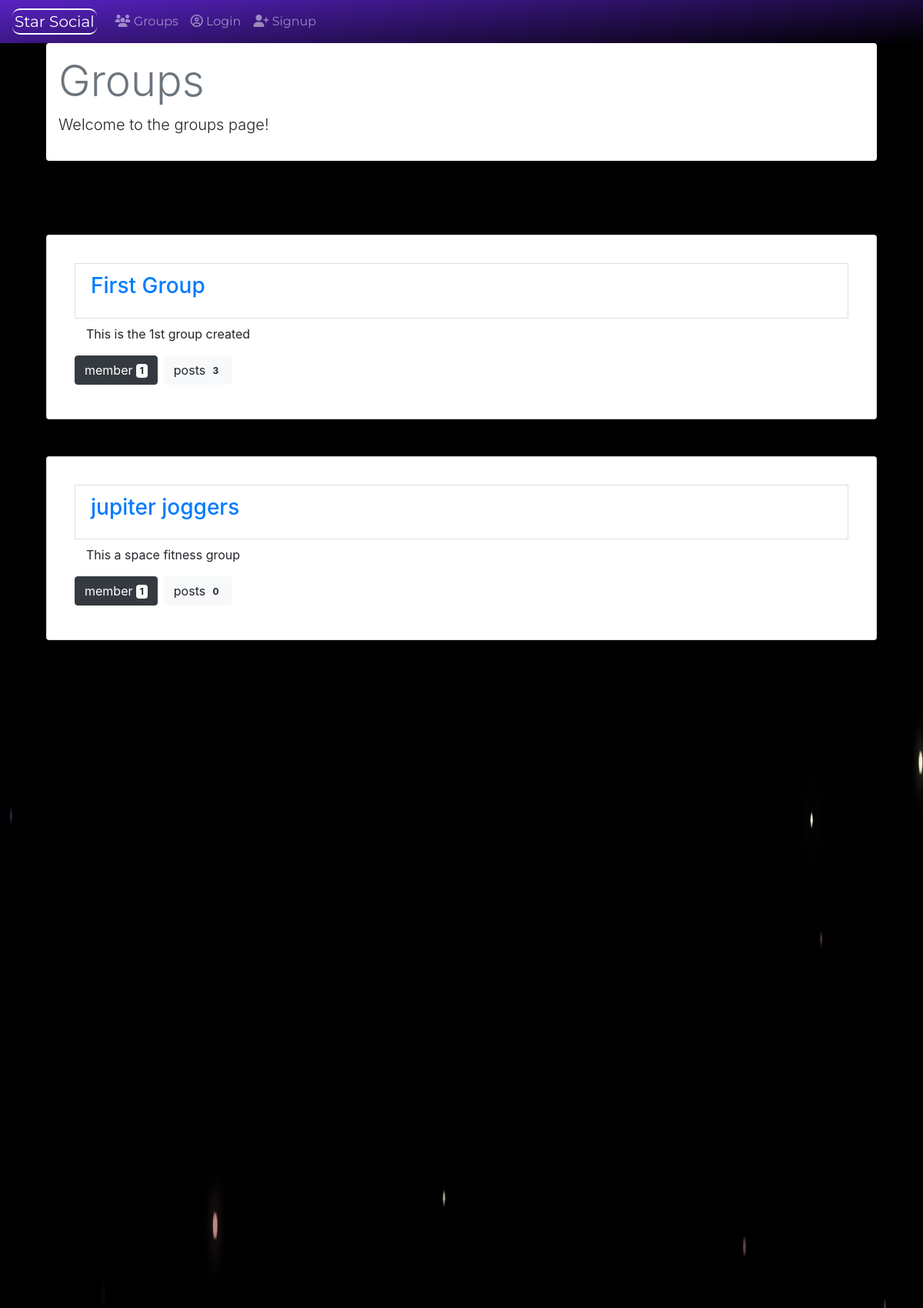
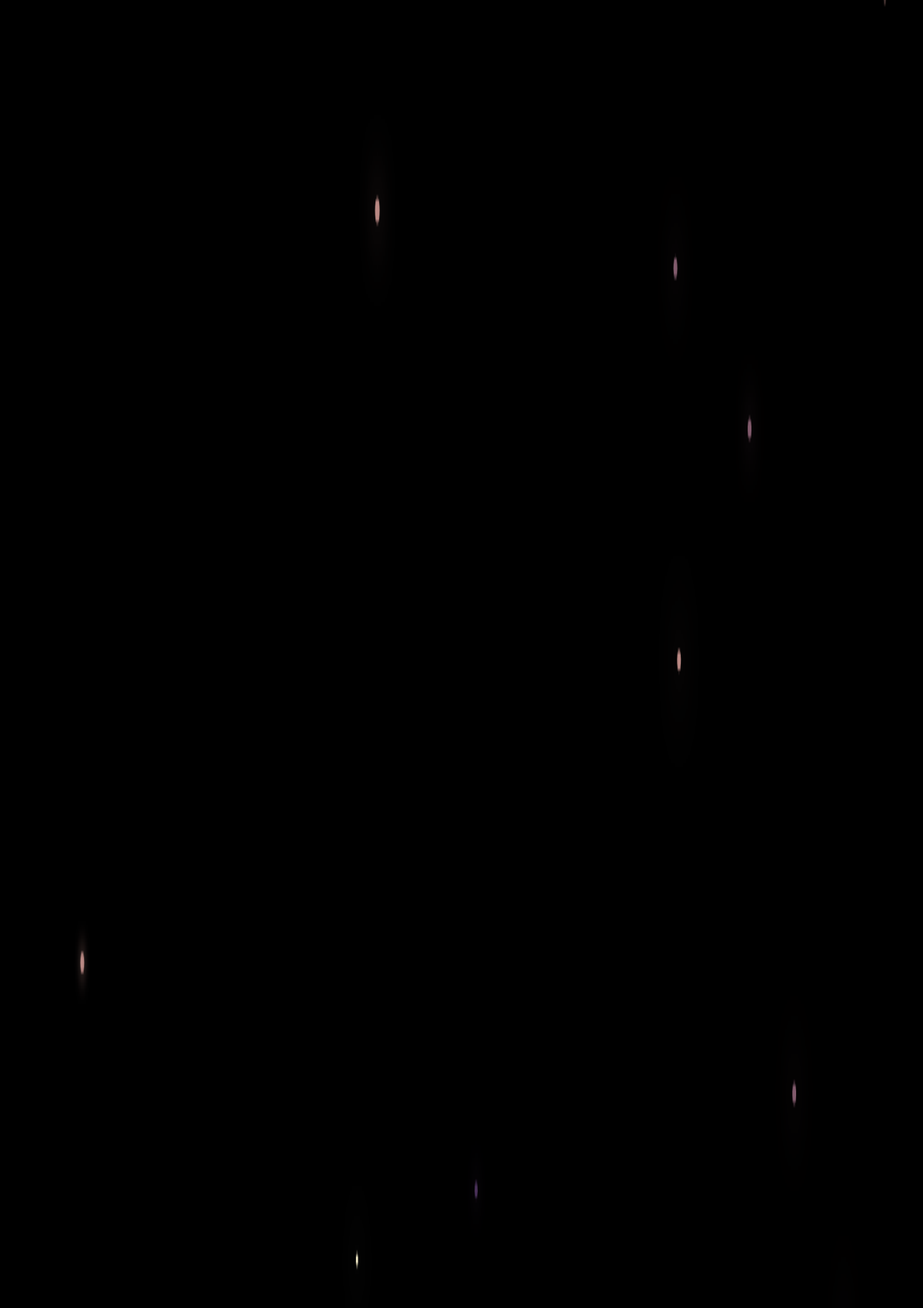
The app's page /groups/ (upper part) with its own data (2 pictures, top to bottom).
### groups/models.py (models this page shows, shortened)
class Group(models.Model):
    name = models.CharField(max_length=255, unique=True)  # 13
    slug = models.SlugField(allow_unicode=True, unique=True)  # 14
    description = models.TextField(blank=True, default="")
    description_html = models.TextField(editable=False, default="", blank=True)  # 15
    members = models.ManyToManyField(User, through="GroupMember",)  # 16
    class Meta:
        ordering = ["name"]

### groups/views.py (the view)
# urls.py: path("", views.ListGroup.as_view(), name="all"),
class ListGroup(generic.ListView):
    model = Group

### groups/templates/groups/group_list.html (shortened to what this page needs)
{% extends 'groups/group_base.html' %}
{% block pregroup %}
<div class="col-md-12">
  <div class="content shadow-sm p-3 mb-5 bg-white rounded"">
    {% if user.is_authenticated %}
    <h6 class=" display-4 text-muted pb-5">Welcome Back
    <a href="{% url 'posts:for_user' username=user.username %}">
      @{{ user.username }}
    </a>
    to the groups page!
    </h6>
    {% else %}
    <h4 class="display-4 text-muted">Groups</h4>
    <p class="lead">Welcome to the groups page!</p>
    {% endif %}
  </div>
</div>
{% endblock pregroup %}
{% block group_content %}
<div class="col-md-12 mt-5">
  <div class="list-group">
    {% for group in object_list %}
    <div class="card shadow p-3 mb-5 bg-white rounded">
      <div class="card-body">
        <a href="{% url 'groups:single' slug=group.slug %}" class="list-group-item">
          <h3 class=" list-group-item-heading card-title">{{ group.name }}</h3>
        </a>
        <div class="list-group-item-text container-fluid card-text my-2">
          {{ group.description_html|safe }}
          <div class="row">
            <button type="button" class="btn btn-dark">
              member{{ group.members.count|pluralize }} <span class="badge badge-light">{{ group.members.count }}</span>
            </button>
            <button type="button" class="btn btn-light ml-2">
              post{{ group.posts.count|pluralize }} <span class="badge badge-light">{{ group.posts.count }}</span>
            </button>
          </div>
        </div>
      </div>
    </div>
    {% endfor %}
  </div>
</div>
{% endblock group_content %}

### static/css/master.css (style rules this page uses)
:root { --primary-font: 'Montserrat', sans-serif; --styleish-font: 'Lato', sans-serif; --theme-color-pr: rgb(88, 34, 195); --theme-color-se: linear-gradient(52deg, rgba(88, 34, 195, 0.8575630081134016) 0%, rgb(0, 0, 0) 100%); }
body { height: 100%; width: 100%; background: rgb(0, 0, 0); margin: 0; }

### records on screen
Group: name "First Group", description_html "This is the 1st group created", members.count "1", posts.count "3"
Group: name "jupiter joggers", description_html "This a space fitness group", members.count "1", posts.count "0"
